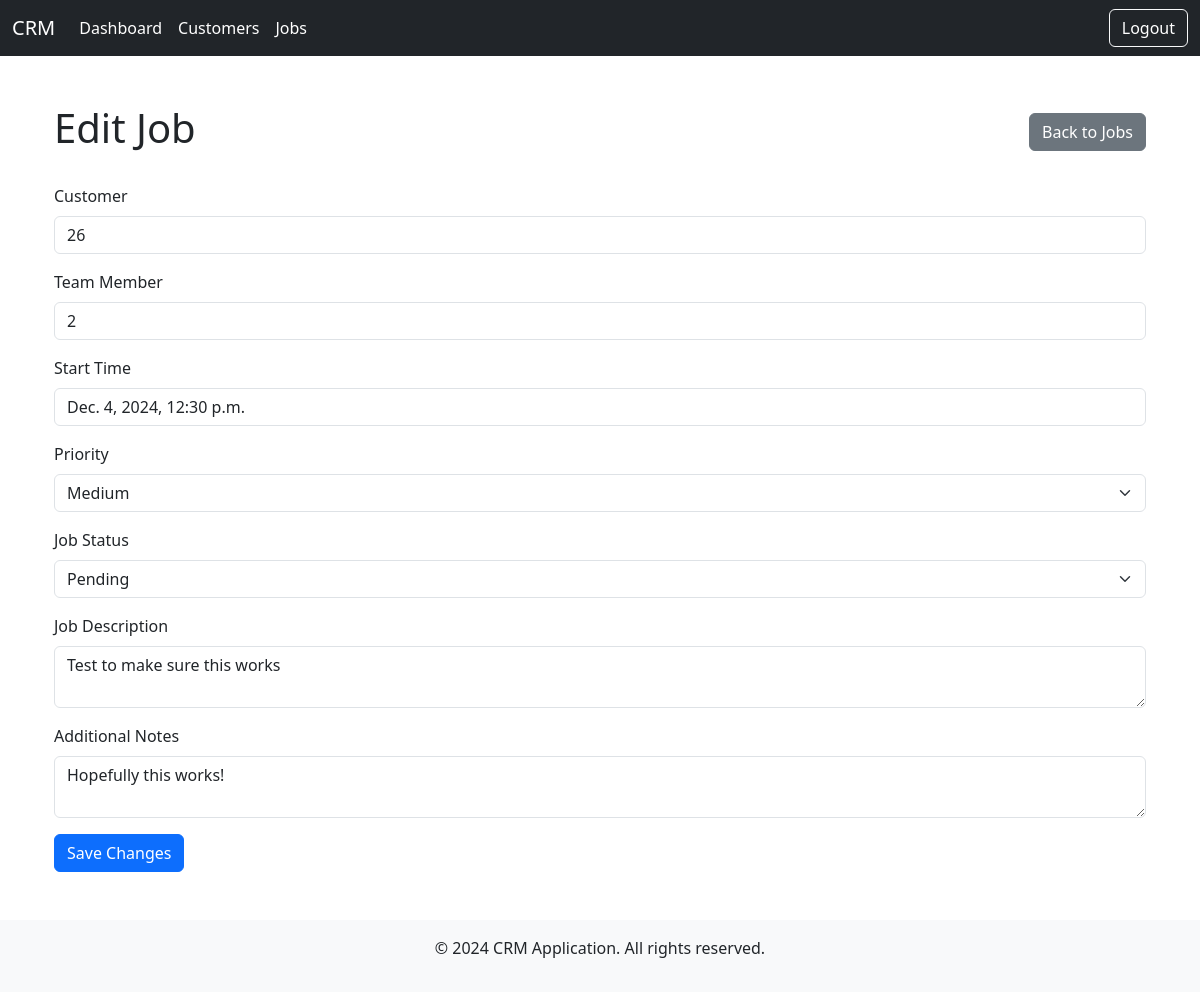
Page /jobs/jobs/67/edit/ (signed in) on the committed database.
### jobs/models.py (models this page shows, shortened)
class Job(models.Model):
    PRIORITY_CHOICES = [
        ('Low', 'Low'),
        ('Medium', 'Medium'),
        ('High', 'High'),
    ]
    STATUS_CHOICES = [
        ('Pending', 'Pending'),
        ('In Progress', 'In Progress'),
        ('Completed', 'Completed'),
        ('Cancelled', 'Cancelled'),
    ]
    customer = models.ForeignKey(Customer, related_name='jobs', on_delete=models.CASCADE)
    team_member = models.ForeignKey(TeamMember, related_name='jobs', on_delete=models.CASCADE)
    start_time = models.DateTimeField(default=timezone.now)
    job_description = models.TextField()
    priority = models.CharField(max_length=10, choices=PRIORITY_CHOICES)
    job_status = models.CharField(max_length=20, choices=STATUS_CHOICES, default='Pending')
    additional_notes = models.TextField(blank=True, null=True)

### jobs/views.py (the view)
# urls.py: path('jobs/<int:pk>/edit/', views.job_edit, name='job_edit'),
@login_required
def job_edit(request, pk):
    job = get_object_or_404(Job, pk=pk)
    team_member = TeamMember.objects.get(user=request.user)
    user = request.user
    user = request.user
    team_redirect(user, job.customer.team.id)
    if request.method == 'POST':
        form = JobForm(request.POST, instance=job)
        if form.is_valid():
            ActivityLog.objects.create(
                team_member=team_member,
                action='Edited Job:',
                affected_object=f"{job.customer.name} (Job)"
        )
            form.save()
            return redirect('jobs:job_details', pk=pk)
    else:
        form = JobForm(instance=job)
    context = {'form':form}
    return render(request, 'jobs/job_edit.html', context)

### jobs/forms.py
class JobForm(forms.ModelForm):
    start_time = forms.DateTimeField(widget=forms.DateTimeInput(attrs={'type': 'datetime-local'}))
    class Meta:
        model = Job
        fields = ['customer', 'team_member', 'start_time', 'priority', 'job_status', 'job_description', 'additional_notes']
    def __init__(self, *args, **kwargs):
        team = kwargs.pop('team', None)  # Pass the team to the form
        super(JobForm, self).__init__(*args, **kwargs)
        if team:
            self.fields['customer'].queryset = Customer.objects.filter(team=team)
            self.fields['team_member'].queryset = TeamMember.objects.filter(team=team)
        self.fields['team_member'].label_from_instance = lambda obj: f'{obj.user.username}'

### context_processors.py (called while the page is built, shortened)
def access_level_context(request):
    return {}

### teams/views.py (called while the page is built)
def team_redirect(user, team_id):
    try:
        user_team = TeamMember.objects.get(user=user).team
    except TeamMember.DoesNotExist:
        raise PermissionDenied("You are not a member of any team.")
    if user_team.id != team_id:
        raise PermissionDenied("Access denied. You cannot view resources from other teams.")

### jobs/templates/jobs/job_edit.html (shortened to what this page needs)
{% extends "base.html" %}
{% block content %}
{% load custom_filters %}
    <div class="container my-5">
        <div class="d-flex justify-content-between align-items-center mb-4">
            <h1>Edit Job</h1>
            <a href="{% url 'jobs:job_list' %}" class="btn btn-secondary">Back to Jobs</a>
        </div>
        <form method="POST">
            <div class="mb-3">
                <label for="id_customer" class="form-label">Customer</label>
                <input type="text" class="form-control" id="id_customer" name="customer" value="{{ form.customer.value }}" readonly>
            </div>
            <div class="mb-3">
                <label for="id_team_member" class="form-label">Team Member</label>
                <input type="text" class="form-control" id="id_team_member" name="team_member" value="{{ form.team_member.value }}" readonly>
            </div>
            <div class="mb-3">
                <label for="id_start_time" class="form-label">Start Time</label>
                <input type="text" class="form-control" id="id_start_time" name="start_time" value="{{ form.start_time.value }}" readonly>
            </div>
            <div class="mb-3">
                <label for="id_priority" class="form-label">Priority</label>
                <select class="form-select" id="id_priority" name="priority">
                    <option value="Medium" {% if form.priority.value == 'Medium' %}selected{% endif %}>Medium</option>
                </select>
            </div>
            <div class="mb-3">
                <label for="id_job_status" class="form-label">Job Status</label>
                <select class="form-select" id="id_job_status" name="job_status">
                    <option value="Pending" {% if form.job_status.value == 'Pending' %}selected{% endif %}>Pending</option>
                </select>
            </div>
            <div class="mb-3">
                <label for="id_job_description" class="form-label">Job Description</label>
                <textarea class="form-control" id="id_job_description" name="job_description">{{ form.job_description.value }}</textarea>
            </div>
            <div class="mb-3">
                <label for="id_additional_notes" class="form-label">Additional Notes</label>
                <textarea class="form-control" id="id_additional_notes" name="additional_notes">{{ form.additional_notes.value }}</textarea>
            </div>
            <div class="d-flex justify-content-between">
                <button type="submit" class="btn btn-primary">Save Changes</button>
            </div>
        </form>
    </div>
{% endblock %}

### static/custom.css (style rules this page uses)
.navbar-brand, .nav-link, .btn { color: #ffffff !important; }

### rows in the picture
Job: priority "Medium", job_status "Pending", job_description "Test to make sure this works", additional_notes "Hopefully this works!"

### other values in the picture
{{ current_year|default:2024 }} "2024"
